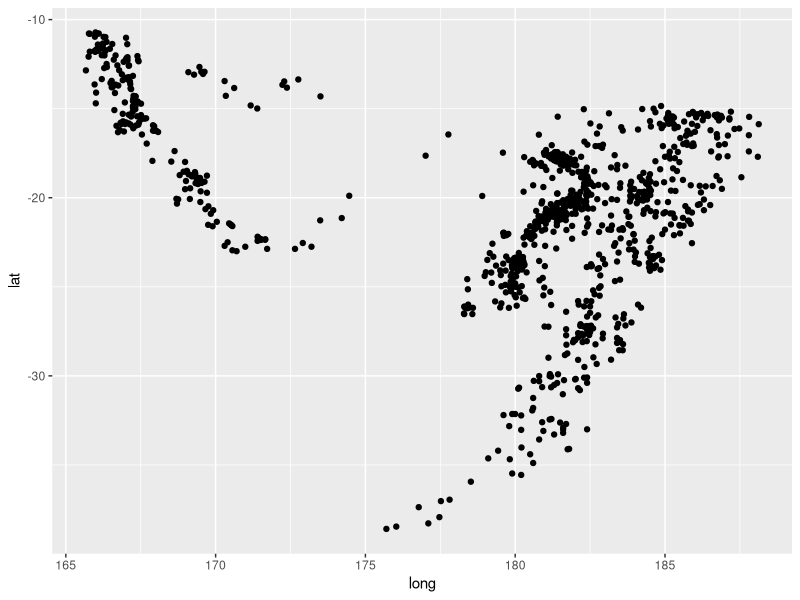
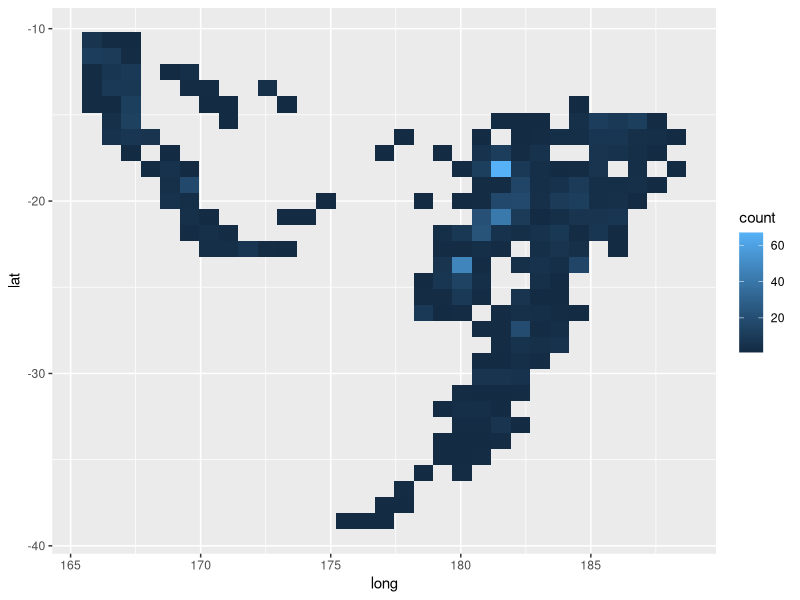
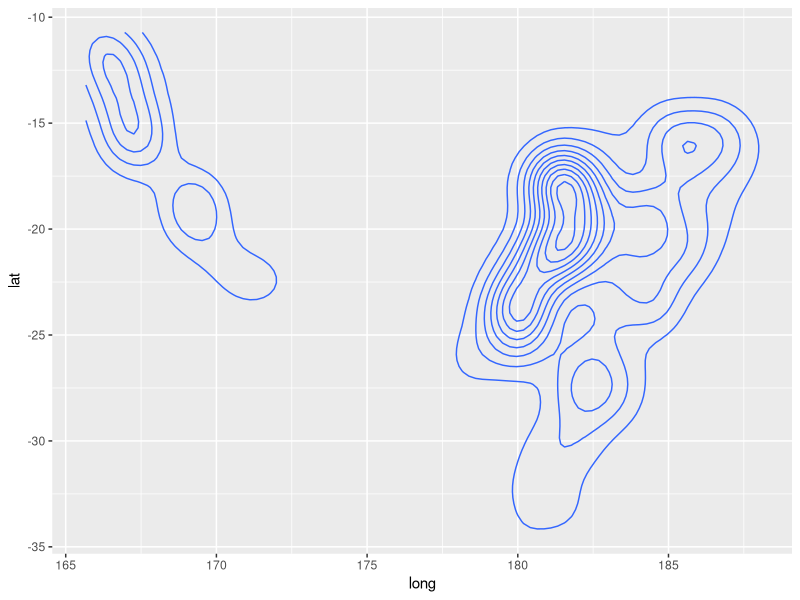
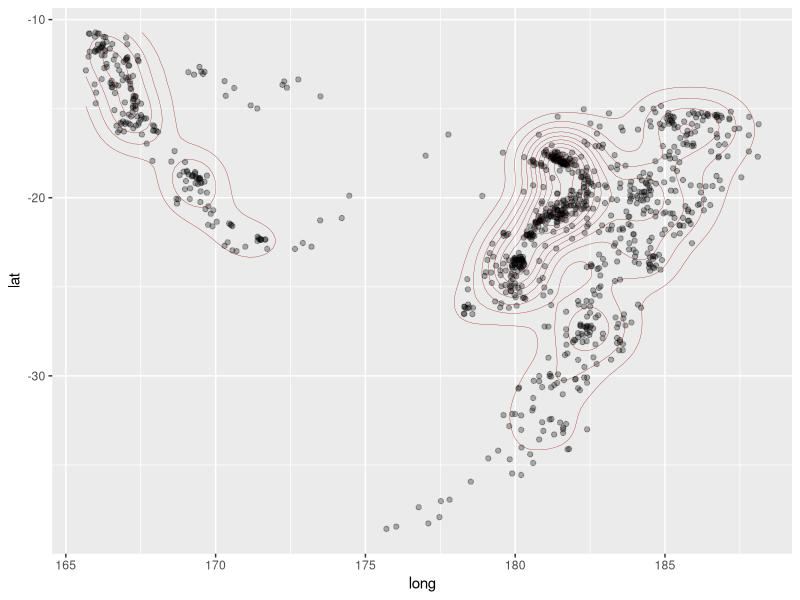
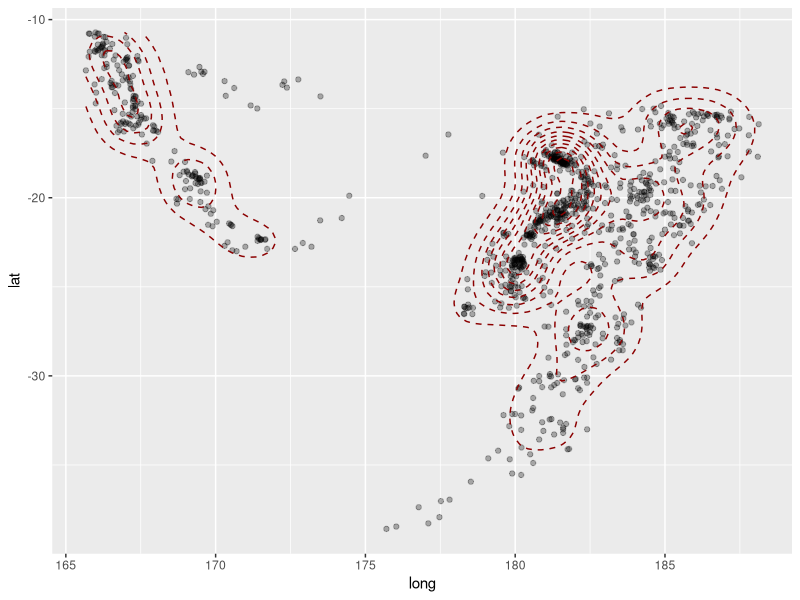
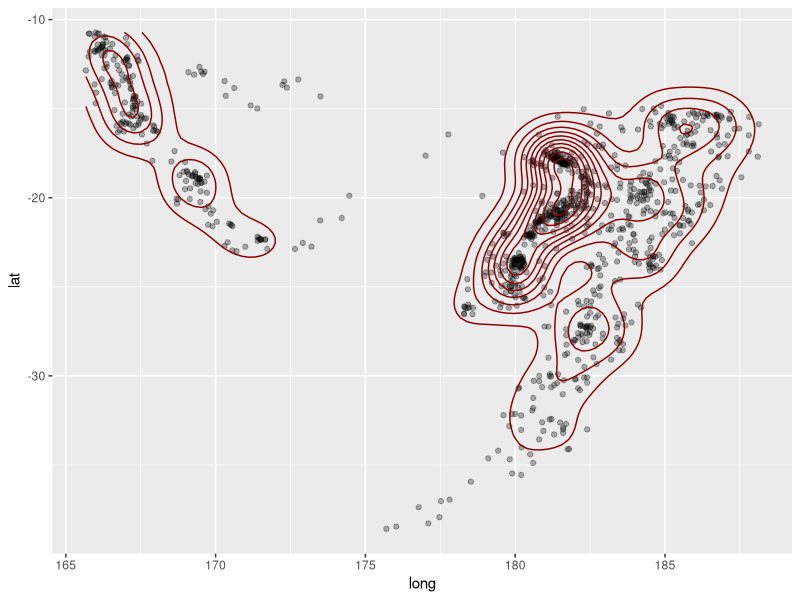
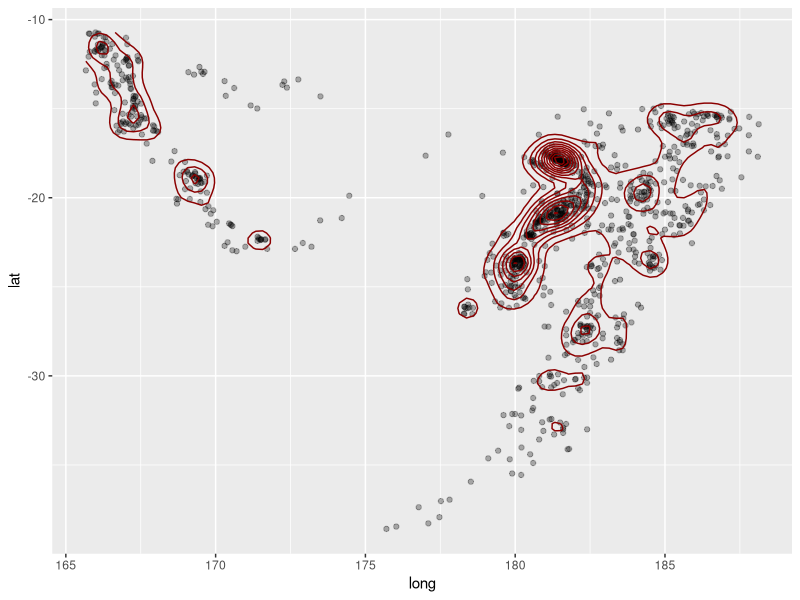
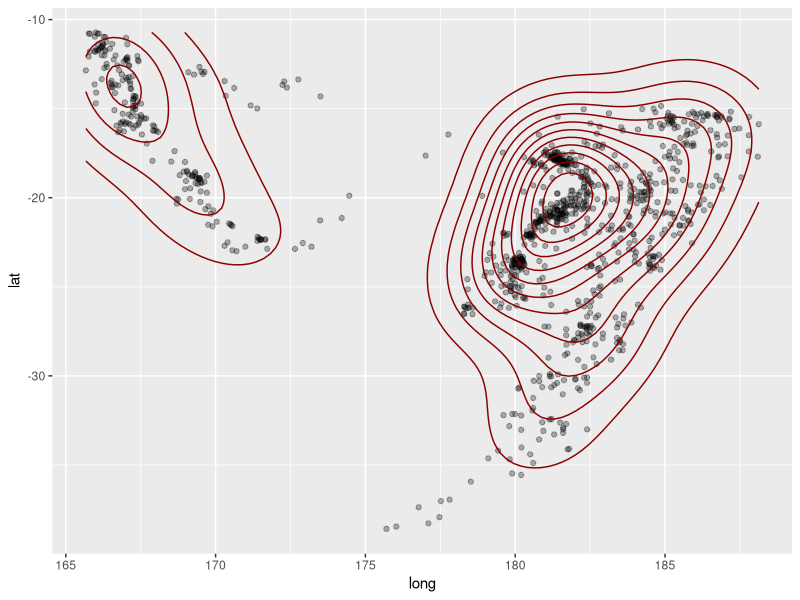

Write the R code that produced these figures, in order.
# Our second R script

# Load up the libraries we need and data
library(tidyverse)
data(quakes)

# Let's plot where the earthquakes are again
ggplot(data=quakes) +
  geom_point(mapping=aes(x=long, y=lat))

# We can try geom_bin2d instead to see what that does:
ggplot(data=quakes) +
  geom_bin2d(mapping=aes(x=long, y=lat))

# this is showing us that a bunch of earthquakes occur along
# a line around 180 degrees longitude.
ggplot(data=quakes) +
  geom_density2d(mapping=aes(x=long, y=lat))

# This is done by popping a little blob of 'jelly' on each of
# the 1000 points. Where points are close to each other the jelly
# accumulates into mountains.
ggplot(data=quakes) +
  geom_point(mapping=aes(x=long, y=lat), alpha=0.3) +
  geom_density2d(mapping=aes(x=long, y=lat), col='dark red', size=0.1)

# We can change the colour with `col` or `color` or `colour`. The width
# of the lines are specified with `size`.

# The vignette can tell us more:
vignette("ggplot2-specs")

# So to use dashed lines:
ggplot(data=quakes) +
  geom_point(mapping=aes(x=long, y=lat), alpha=0.3) +
  geom_density2d(mapping=aes(x=long, y=lat), col='dark red', size=0.5,
                 linetype='dashed')


# We can also adjust the amount of 'smoothing' that is being
# applied when using the density geometry:
# The default smooths based on some criteria that tends to work
# well but is nonetheless somewhat arbitrary.
ggplot(data=quakes) +
  geom_point(mapping=aes(x=long, y=lat), alpha=0.3) +
  geom_density2d(mapping=aes(x=long, y=lat), col='dark red', size=0.5,
                 linetype='solid')

# We can adjust the amount of smoothing via the `adjust` parameter.
# Default is 1, values less than one will smooth less, and values
# greater than one will smooth more.

# Less smoothing:
ggplot(data=quakes) +
  geom_point(mapping=aes(x=long, y=lat), alpha=0.3) +
  geom_density2d(mapping=aes(x=long, y=lat), col='dark red', size=0.5,
                 linetype='solid', adjust=0.5)

# More smoothing:
ggplot(data=quakes) +
  geom_point(mapping=aes(x=long, y=lat), alpha=0.3) +
  geom_density2d(mapping=aes(x=long, y=lat), col='dark red', size=0.5,
                 linetype='solid', adjust=2)

# When we smooth only a little (i.e. adjust < 1) then our density estimate
# follows our data better, capturing detail.

# When we smooth a lot (adjust > 1) then our density estimate starts 'smooshing'
# the data so we're not really capturing the data intricacies or detail.

# When considering sample to sample variation, if we smooth only a little,
# then the density estimate from the two samples may differ (potentially quite
# a bit) as the two samples will differ a little bit.

# If we smooth a lot, then our sample to sample variation of the density
# will be expected to be small, because we're smoothing a lot, so any differences
# will be smoothed over.

# So there's a trade-off: Smoothing a little bit gets us closer to the
# data we have in front of us. But, it might mean when we get a new sample
# our 'trend' from the density will differ a bunch.

# Smoothing a lot will leave us further away from the data in front of us,
# (we're not getting the detail) but the sample to sample variation will
# be low.

# This is known as the Bias-Variance trade-off.

# Tidy up the axis labels and go back to the default level of smoothing:
ggplot(data=quakes) +
  geom_point(mapping=aes(x=long, y=lat), alpha=0.3) +
  geom_density2d(mapping=aes(x=long, y=lat), col='dark red', size=0.5,
                 linetype='solid', adjust=1) +
  labs(x = "Longitude", y="Latitude",
       title = "Earthquakes around Fiji",
       subtitle = "Many earthquakes occur along a ridge around Longitude 180")

# Improving a plot:
ggplot(data=quakes) +
  geom_point(mapping=aes(x=mag, y=stations))

# We notice that the magnitude variable has been rounded. This has led
# to overplotting.
ggplot(data=quakes) +
  geom_jitter(mapping=aes(x=mag, y=stations),
              width = 0.06, height = 0)

# Jitter adds some random noise to the data. useful if the data has
# been rounded (artificially). Nonetheless, this is altering the
# data, so should be used with caution.

# The option to deal with overplotting is to use transparency:
ggplot(data=quakes) +
  geom_point(mapping=aes(x=mag, y=stations),
             alpha = 0.2)

# Or you could combine them:
ggplot(data=quakes) +
  geom_jitter(mapping=aes(x=mag, y=stations),
              width = 0.04, height = 0, alpha=0.3)

# What about adding some smoothing to get the underlying trend?

# We could try density2d again: This shows the areas of the x/y
# grid that have the most points in them.
ggplot(data=quakes) +
  geom_jitter(mapping=aes(x=mag, y=stations),
              width = 0.04, height = 0, alpha=0.3) +
  geom_density2d(mapping=aes(x=mag, y=stations))

# In this case we probably want the trend in the data instead,
# which geom_smooth() gives us:
ggplot(data=quakes) +
  geom_jitter(mapping=aes(x=mag, y=stations),
              width = 0.04, height = 0, alpha=0.3) +
  geom_smooth(mapping=aes(x=mag, y=stations))

# Just like with the density2d smoother, we can mess about with
# how smooth the geom_smooth is.

# To do this we switch the type of smoother to a `loess` and
# adjust the `span`:
ggplot(data=quakes) +
  geom_jitter(mapping=aes(x=mag, y=stations),
              width = 0.04, height = 0, alpha=0.3) +
  geom_smooth(mapping=aes(x=mag, y=stations),
              method='loess', span=0.4)

ggplot(data=quakes) +
  geom_jitter(mapping=aes(x=mag, y=stations),
              width = 0.04, height = 0, alpha=0.3) +
  geom_smooth(mapping=aes(x=mag, y=stations),
              method='loess', span=0.4) +
  labs(x="Magnitude", y="Number of stations",
       title="Larger earthquakes are detected at more stations")
